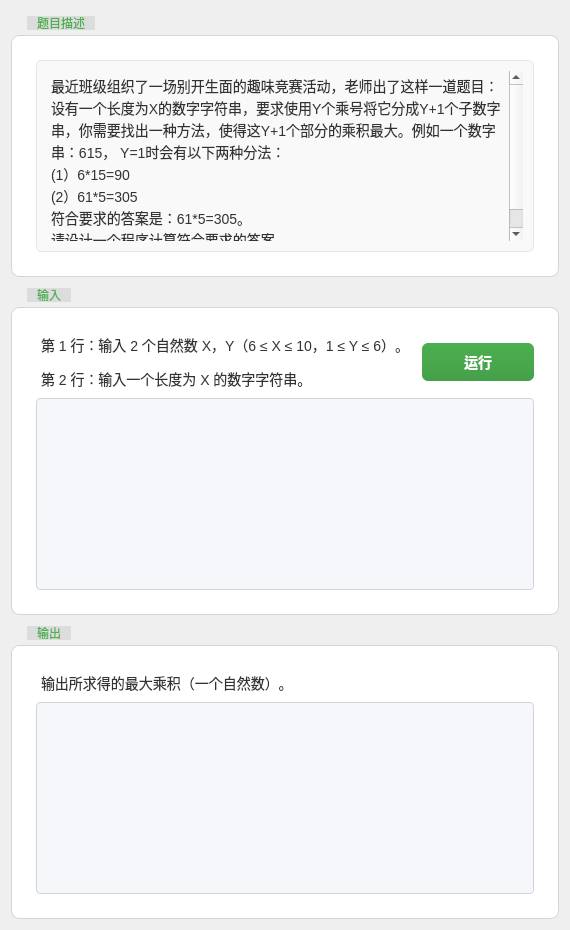
      <widget class="QWidget" name="tab_3">
       <attribute name="title">
        <string>数字串分解（动态规划）</string>
       </attribute>
       <layout class="QGridLayout" name="gridLayout_21">
        <item row="0" column="0">
         <widget class="QGroupBox" name="groupBox_13">
          <property name="minimumSize">
           <size>
            <width>0</width>
            <height>100</height>
           </size>
          </property>
          <property name="styleSheet">
           <string notr="true">QGroupBox {
    font-family: 'Segoe UI', 'Roboto', sans-serif;
    border: 1px solid #d1d5da;
    border-radius: 8px;
    margin-top: 24px;
    padding: 15px;
    background-color: #ffffff;
}

QGroupBox::title {
    subcontrol-origin: margin;
    subcontrol-position: top left;
    left: 16px;
    padding: 0 8px;
    color: #4CAF50;
    font-size: 24px; /* 进一步增大标题字体 */
    font-weight: 700; /* 加粗程度增加 */
    background: qlineargradient(x1:0, y1:0, x2:1, y2:0, stop:0 #ffffff, stop:1 rgba(255, 255, 255, 0));
}

QGroupBox:focus {
    border-color: rgba(76, 175, 80, 0.5);
    outline: none;
}

/* 折叠/展开指示器 - 使用Unicode字符替代图标 */
QGroupBox::indicator {
    width: 18px;
    height: 18px;
    margin-right: 6px;
    subcontrol-position: left center;
}

QGroupBox::indicator:checked {
    text: &quot;▼&quot;;
    color: #4CAF50;
}

QGroupBox::indicator:unchecked {
    text: &quot;▶&quot;;
    color: #4CAF50;
}

/* 分隔线效果 */
QGroupBox::title::separator {
    height: 1px;
    background-color: rgba(0, 0, 0, 0.08);
    margin-top: 5px;
}
</string>
          </property>
          <property name="title">
           <string>题目描述</string>
          </property>
          <layout class="QGridLayout" name="gridLayout_17">
           <item row="0" column="0">
            <widget class="QPlainTextEdit" name="plainTextEdit_r3">
             <property name="styleSheet">
              <string notr="true">QPlainTextEdit {
    font-family: 'Consolas', 'Monaco', 'Courier New', monospace;
    font-size: 14px;
    line-height: 1.5;
    color: #333333;
    background-color: #f9f9f9;
    border: 1px solid #e1e4e8;
    border-radius: 6px;
    padding: 10px;
    margin: 0;
    white-space: pre-wrap; /* 保留自动换行支持 */
}

QPlainTextEdit:focus {
    border-color: #4CAF50;
    outline: none;
}

/* 垂直滚动条 */
QScrollBar:vertical {
    background: #f1f1f1;
    width: 12px;
    margin: 0;
    border-radius: 6px;
}

QScrollBar::handle:vertical {
    background: #c1c1c1;
    min-height: 20px;
    border-radius: 6px;
}

QScrollBar::handle:vertical:hover {
    background: #a1a1a1;
}

QScrollBar::add-line:vertical,
QScrollBar::sub-line:vertical {
    height: 0;
}

QScrollBar::add-page:vertical,
QScrollBar::sub-page:vertical {
    background: none;
}

/* 水平滚动条 */
QScrollBar:horizontal {
    background: #f1f1f1;
    height: 12px;
    margin: 0;
    border-radius: 6px;
}

QScrollBar::handle:horizontal {
    background: #c1c1c1;
    min-width: 20px;
    border-radius: 6px;
}

QScrollBar::handle:horizontal:hover {
    background: #a1a1a1;
}

QScrollBar::add-line:horizontal,
QScrollBar::sub-line:horizontal {
    width: 0;
}

QScrollBar::add-page:horizontal,
QScrollBar::sub-page:horizontal {
    background: none;
}

/* 只读模式样式增强 */
QPlainTextEdit[readOnly=&quot;true&quot;] {
    background-color: #ffffff;
    color: #333333;
}</string>
             </property>
             <property name="readOnly">
              <bool>true</bool>
             </property>
             <property name="plainText">
              <string>最近班级组织了一场别开生面的趣味竞赛活动，老师出了这样一道题目：
设有一个长度为X的数字字符串，要求使用Y个乘号将它分成Y+1个子数字串，你需要找出一种方法，使得这Y+1个部分的乘积最大。例如一个数字串：615， Y=1时会有以下两种分法：
(1）6*15=90
(2）61*5=305
符合要求的答案是：61*5=305。
请设计一个程序计算符合要求的答案。</string>
             </property>
            </widget>
           </item>
          </layout>
         </widget>
        </item>
        <item row="1" column="0">
         <widget class="QGroupBox" name="groupBox_14">
          <property name="styleSheet">
           <string notr="true">QGroupBox {
    font-family: 'Segoe UI', 'Roboto', sans-serif;
    border: 1px solid #d1d5da;
    border-radius: 8px;
    margin-top: 24px;
    padding: 15px;
    background-color: #ffffff;
}

QGroupBox::title {
    subcontrol-origin: margin;
    subcontrol-position: top left;
    left: 16px;
    padding: 0 8px;
    color: #4CAF50;
    font-size: 24px; /* 进一步增大标题字体 */
    font-weight: 700; /* 加粗程度增加 */
    background: qlineargradient(x1:0, y1:0, x2:1, y2:0, stop:0 #ffffff, stop:1 rgba(255, 255, 255, 0));
}

QGroupBox:focus {
    border-color: rgba(76, 175, 80, 0.5);
    outline: none;
}

/* 折叠/展开指示器 - 使用Unicode字符替代图标 */
QGroupBox::indicator {
    width: 18px;
    height: 18px;
    margin-right: 6px;
    subcontrol-position: left center;
}

QGroupBox::indicator:checked {
    text: &quot;▼&quot;;
    color: #4CAF50;
}

QGroupBox::indicator:unchecked {
    text: &quot;▶&quot;;
    color: #4CAF50;
}

/* 分隔线效果 */
QGroupBox::title::separator {
    height: 1px;
    background-color: rgba(0, 0, 0, 0.08);
    margin-top: 5px;
}
</string>
          </property>
          <property name="title">
           <string>输入</string>
          </property>
          <layout class="QGridLayout" name="gridLayout_18">
           <item row="0" column="1" alignment="Qt::AlignmentFlag::AlignRight">
            <widget class="QPushButton" name="pushButton_3">
             <property name="maximumSize">
              <size>
               <width>112</width>
               <height>16777215</height>
              </size>
             </property>
             <property name="styleSheet">
              <string notr="true">QPushButton {
    background-color: qlineargradient(spread:pad, x1:0, y1:0, x2:0, y2:1, stop:0 #4CAF50, stop:1 #45a049);
    border-radius: 6px;
    color: white;
    font-size: 14px;
    font-weight: 500;
    padding: 8px 16px;
    text-align: center;
    border: none;
    min-width: 80px;
}

QPushButton:hover {
    background-color: qlineargradient(spread:pad, x1:0, y1:0, x2:0, y2:1, stop:0 #45a049, stop:1 #3d8b40);
}

QPushButton:pressed {
    background-color: qlineargradient(spread:pad, x1:0, y1:0, x2:0, y2:1, stop:0 #3d8b40, stop:1 #357a38);
}

QPushButton:disabled {
    background-color: #cccccc;
    color: #666666;
}

QPushButton:checked {
    background-color: #2E7D32;
}</string>
             </property>
             <property name="text">
              <string>运行</string>
             </property>
            </widget>
           </item>
           <item row="0" column="0" alignment="Qt::AlignmentFlag::AlignTop">
            <widget class="QLabel" name="label_14">
             <property name="styleSheet">
              <string notr="true">QLabel {
    color: #333333;
    font-family: 'Segoe UI', 'Roboto', sans-serif;
    font-size: 14px;
    background-color: transparent;
    padding: 2px;
    border-radius: 2px;
}

/* 标题样式 */
QLabel[class=&quot;title&quot;] {
    font-size: 18px;
    font-weight: bold;
    color: #222222;
}

/* 副标题样式 */
QLabel[class=&quot;subtitle&quot;] {
    font-size: 16px;
    font-weight: 500;
    color: #444444;
}

/* 正文样式 */
QLabel[class=&quot;body&quot;] {
    font-size: 14px;
    color: #666666;
}

/* 提示文本样式 */
QLabel[class=&quot;hint&quot;] {
    font-size: 12px;
    color: #888888;
    font-style: italic;
}

/* 成功状态样式 */
QLabel[class=&quot;success&quot;] {
    color: #4CAF50;
}

/* 警告状态样式 */
QLabel[class=&quot;warning&quot;] {
    color: #FFC107;
}

/* 错误状态样式 */
QLabel[class=&quot;error&quot;] {
    color: #F44336;
}

/* 链接样式 */
QLabel[class=&quot;link&quot;] {
    color: #2196F3;
    text-decoration: underline;
}

QLabel[class=&quot;link&quot;]:hover {
    color: #1976D2;
    cursor: pointer;
}

/* 强调文本 */
QLabel[class=&quot;highlight&quot;] {
    background-color: #FFF9C4;
    padding: 1px 4px;
    border-radius: 2px;
}</string>
             </property>
             <property name="text">
              <string>&lt;html&gt;&lt;head/&gt;&lt;body&gt;&lt;p&gt;第 1 行：输入 2 个自然数 X，Y（6 ≤ X ≤ 10，1 ≤ Y ≤ 6）。&lt;/p&gt;&lt;p&gt;第 2 行：输入一个长度为 X 的数字字符串。&lt;/p&gt;&lt;/body&gt;&lt;/html&gt;</string>
             </property>
            </widget>
           </item>
           <item row="1" column="0" colspan="2">
            <widget class="QPlainTextEdit" name="plainTextEdit_in3">
             <property name="styleSheet">
              <string notr="true">QPlainTextEdit {
    background-color: #f5f7fa;
    border: 1px solid #d1d5da;
    border-radius: 4px;
    padding: 8px;
    color: #333333;
    font-family: 'Segoe UI', 'Roboto', sans-serif;
    font-size: 14px;
    line-height: 1.5;
}

QPlainTextEdit:focus {
    border-color: #4CAF50;
    outline: none;
    /* 移除不支持的 box-shadow */
}

QScrollBar:vertical {
    background: #f1f1f1;
    width: 12px;
    margin: 0;
}

QScrollBar::handle:vertical {
    background: #c1c1c1;
    min-height: 20px;
    border-radius: 6px;
}

QScrollBar::handle:vertical:hover {
    background: #a1a1a1;
}

QScrollBar::add-line:vertical,
QScrollBar::sub-line:vertical {
    height: 0;
}

QScrollBar::add-page:vertical,
QScrollBar::sub-page:vertical {
    background: none;
}

QPlainTextEdit[readOnly=&quot;true&quot;] {
    background-color: #f9f9f9;
    color: #666666;
}</string>
             </property>
            </widget>
           </item>
          </layout>
         </widget>
        </item>
        <item row="2" column="0">
         <widget class="QGroupBox" name="groupBox_15">
          <property name="styleSheet">
           <string notr="true">QGroupBox {
    font-family: 'Segoe UI', 'Roboto', sans-serif;
    border: 1px solid #d1d5da;
    border-radius: 8px;
    margin-top: 24px;
    padding: 15px;
    background-color: #ffffff;
}

QGroupBox::title {
    subcontrol-origin: margin;
    subcontrol-position: top left;
    left: 16px;
    padding: 0 8px;
    color: #4CAF50;
    font-size: 24px; /* 进一步增大标题字体 */
    font-weight: 700; /* 加粗程度增加 */
    background: qlineargradient(x1:0, y1:0, x2:1, y2:0, stop:0 #ffffff, stop:1 rgba(255, 255, 255, 0));
}

QGroupBox:focus {
    border-color: rgba(76, 175, 80, 0.5);
    outline: none;
}

/* 折叠/展开指示器 - 使用Unicode字符替代图标 */
QGroupBox::indicator {
    width: 18px;
    height: 18px;
    margin-right: 6px;
    subcontrol-position: left center;
}

QGroupBox::indicator:checked {
    text: &quot;▼&quot;;
    color: #4CAF50;
}

QGroupBox::indicator:unchecked {
    text: &quot;▶&quot;;
    color: #4CAF50;
}

/* 分隔线效果 */
QGroupBox::title::separator {
    height: 1px;
    background-color: rgba(0, 0, 0, 0.08);
    margin-top: 5px;
}
</string>
          </property>
          <property name="title">
           <string>输出</string>
          </property>
          <layout class="QGridLayout" name="gridLayout_19">
           <item row="0" column="0" alignment="Qt::AlignmentFlag::AlignTop">
            <widget class="QLabel" name="label_15">
             <property name="styleSheet">
              <string notr="true">QLabel {
    color: #333333;
    font-family: 'Segoe UI', 'Roboto', sans-serif;
    font-size: 14px;
    background-color: transparent;
    padding: 2px;
    border-radius: 2px;
}

/* 标题样式 */
QLabel[class=&quot;title&quot;] {
    font-size: 18px;
    font-weight: bold;
    color: #222222;
}

/* 副标题样式 */
QLabel[class=&quot;subtitle&quot;] {
    font-size: 16px;
    font-weight: 500;
    color: #444444;
}

/* 正文样式 */
QLabel[class=&quot;body&quot;] {
    font-size: 14px;
    color: #666666;
}

/* 提示文本样式 */
QLabel[class=&quot;hint&quot;] {
    font-size: 12px;
    color: #888888;
    font-style: italic;
}

/* 成功状态样式 */
QLabel[class=&quot;success&quot;] {
    color: #4CAF50;
}

/* 警告状态样式 */
QLabel[class=&quot;warning&quot;] {
    color: #FFC107;
}

/* 错误状态样式 */
QLabel[class=&quot;error&quot;] {
    color: #F44336;
}

/* 链接样式 */
QLabel[class=&quot;link&quot;] {
    color: #2196F3;
    text-decoration: underline;
}

QLabel[class=&quot;link&quot;]:hover {
    color: #1976D2;
    cursor: pointer;
}

/* 强调文本 */
QLabel[class=&quot;highlight&quot;] {
    background-color: #FFF9C4;
    padding: 1px 4px;
    border-radius: 2px;
}</string>
             </property>
             <property name="text">
              <string>&lt;html&gt;&lt;head/&gt;&lt;body&gt;&lt;p&gt;输出所求得的最大乘积（一个自然数）。&lt;/p&gt;&lt;/body&gt;&lt;/html&gt;</string>
             </property>
            </widget>
           </item>
           <item row="1" column="0">
            <widget class="QPlainTextEdit" name="plainTextEdit_out3">
             <property name="styleSheet">
              <string notr="true">QPlainTextEdit {
    background-color: #f5f7fa;
    border: 1px solid #d1d5da;
    border-radius: 4px;
    padding: 8px;
    color: #333333;
    font-family: 'Segoe UI', 'Roboto', sans-serif;
    font-size: 14px;
    line-height: 1.5;
}

QPlainTextEdit:focus {
    border-color: #4CAF50;
    outline: none;
    /* 移除不支持的 box-shadow */
}

QScrollBar:vertical {
    background: #f1f1f1;
    width: 12px;
    margin: 0;
}

QScrollBar::handle:vertical {
    background: #c1c1c1;
    min-height: 20px;
    border-radius: 6px;
}

QScrollBar::handle:vertical:hover {
    background: #a1a1a1;
}

QScrollBar::add-line:vertical,
QScrollBar::sub-line:vertical {
    height: 0;
}

QScrollBar::add-page:vertical,
QScrollBar::sub-page:vertical {
    background: none;
}

QPlainTextEdit[readOnly=&quot;true&quot;] {
    background-color: #f9f9f9;
    color: #666666;
}</string>
             </property>
             <property name="readOnly">
              <bool>true</bool>
             </property>
            </widget>
           </item>
          </layout>
         </widget>
        </item>
       </layout>
      </widget>
